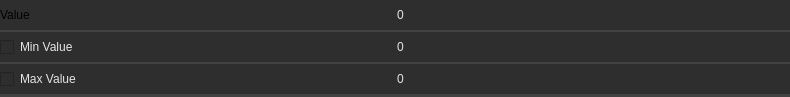
<?xml version="1.0" encoding="UTF-8"?>
<ui version="4.0">
 <class>Widget</class>
 <widget class="QWidget" name="Widget">
  <property name="geometry">
   <rect>
    <x>0</x>
    <y>0</y>
    <width>790</width>
    <height>97</height>
   </rect>
  </property>
  <property name="minimumSize">
   <size>
    <width>0</width>
    <height>0</height>
   </size>
  </property>
  <property name="maximumSize">
   <size>
    <width>16777215</width>
    <height>97</height>
   </size>
  </property>
  <property name="windowTitle">
   <string>Form</string>
  </property>
  <property name="styleSheet">
   <string notr="true">.QWidget {
    font: 580 10pt &quot;Segoe UI&quot;;
    border: 2px solid black;
    border-radius: 0px;
    border-left: 0px;
    border-right: 0px;
	border-top: 0px;
    border-color: rgba(66, 66, 66, 255);
    padding: 8px;
    padding-left: 6px;
    padding-right: 6px;
    color: #e5e5e5;
    background-color: #2e2e2e;
}

.QWidget::hover {
}
.QWidget::selected {
    background-color: #515965;
}</string>
  </property>
  <layout class="QVBoxLayout" name="verticalLayout">
   <property name="spacing">
    <number>0</number>
   </property>
   <property name="leftMargin">
    <number>0</number>
   </property>
   <property name="topMargin">
    <number>0</number>
   </property>
   <property name="rightMargin">
    <number>0</number>
   </property>
   <property name="bottomMargin">
    <number>0</number>
   </property>
   <item>
    <widget class="QFrame" name="frame">
     <property name="maximumSize">
      <size>
       <width>16777215</width>
       <height>32</height>
      </size>
     </property>
     <property name="styleSheet">
      <string notr="true">.QFrame {
    font: 580 10pt &quot;Segoe UI&quot;;
    border: 2px solid black;
    border-radius: 0px;
    border-left: 0px;
    border-right: 0px;
	border-top: 0px;
    border-color: rgba(66, 66, 66, 255);
    color: #e5e5e5;
    background-color: #2e2e2e;
}

.QFrame::hover {
}
.QFrame::selected {
    background-color: #515965;
}</string>
     </property>
     <property name="frameShape">
      <enum>QFrame::StyledPanel</enum>
     </property>
     <property name="frameShadow">
      <enum>QFrame::Raised</enum>
     </property>
     <property name="lineWidth">
      <number>0</number>
     </property>
     <layout class="QHBoxLayout" name="horizontalLayout_2">
      <property name="spacing">
       <number>0</number>
      </property>
      <property name="leftMargin">
       <number>0</number>
      </property>
      <property name="topMargin">
       <number>0</number>
      </property>
      <property name="rightMargin">
       <number>0</number>
      </property>
      <property name="bottomMargin">
       <number>0</number>
      </property>
      <item>
       <widget class="QLabel" name="label">
        <property name="styleSheet">
         <string notr="true">border:0px;
background-color: rgba(255, 255, 255, 0);
font: 8pt &quot;Segoe UI&quot;;

</string>
        </property>
        <property name="text">
         <string>Value</string>
        </property>
       </widget>
      </item>
      <item>
       <widget class="QSpinBox" name="value_spinBox">
        <property name="enabled">
         <bool>true</bool>
        </property>
        <property name="minimumSize">
         <size>
          <width>0</width>
          <height>0</height>
         </size>
        </property>
        <property name="styleSheet">
         <string notr="true">QSpinBox {
    font: 580 8pt &quot;Segoe UI&quot;;
    border: 2px solid black;
    border-radius: 2px;
    border-color: rgba(94, 94, 94, 255);
    color: #e5e5e5;
    background-color: #2e2e2e;
    border: 0px;
}

QSpinBox:focus {
}

QSpinBox:hover {
}

QSpinBox:pressed {
    background-color: #252525;
}

QSpinBox:disabled {
	color: rgba(135, 135, 135, 100);
}


QSpinBox::up-button {
    border: 0px solid black;
    subcontrol-origin: border;
    subcontrol-position: top right;
    border-left: 2px solid black;
    border-bottom: 0px solid black;
    border-top-right-radius: 2px;
    border-color: rgba(94, 94, 94, 255);
    width: 16px;
    margin: 0px;
    border: 0px;
}

QSpinBox::up-arrow {
    image: url(://icons/arrow_drop_up_24dp.svg);
    width: 20px;
    height: 20px;
}

QSpinBox::down-button {
    subcontrol-origin: border;
    subcontrol-position: bottom right;
    border: 0px solid black;
    border-left: 2px solid black;
    border-top: 2px solid black;
    border-bottom-right-radius: 2px;
    border-color: rgba(94, 94, 94, 255);
    width: 16px;
    margin: 0px;
    border: 0px;
}

QSpinBox::down-arrow {
    image: url(://icons/arrow_drop_down_16dp.svg);
    width: 20px;
    height: 20px;
}</string>
        </property>
        <property name="minimum">
         <number>-99999999</number>
        </property>
        <property name="maximum">
         <number>99999999</number>
        </property>
       </widget>
      </item>
     </layout>
    </widget>
   </item>
   <item>
    <widget class="QFrame" name="frame_2">
     <property name="maximumSize">
      <size>
       <width>16777215</width>
       <height>32</height>
      </size>
     </property>
     <property name="styleSheet">
      <string notr="true">.QFrame {
    font: 580 10pt &quot;Segoe UI&quot;;
    border: 2px solid black;
    border-radius: 0px;
    border-left: 0px;
    border-right: 0px;
	border-top: 0px;
    border-color: rgba(66, 66, 66, 255);
    color: #e5e5e5;
    background-color: #2e2e2e;
}

.QFrame::hover {
}
.QFrame::selected {
    background-color: #515965;
}</string>
     </property>
     <property name="frameShape">
      <enum>QFrame::StyledPanel</enum>
     </property>
     <property name="frameShadow">
      <enum>QFrame::Raised</enum>
     </property>
     <property name="lineWidth">
      <number>0</number>
     </property>
     <layout class="QHBoxLayout" name="horizontalLayout_7">
      <property name="spacing">
       <number>0</number>
      </property>
      <property name="leftMargin">
       <number>0</number>
      </property>
      <property name="topMargin">
       <number>0</number>
      </property>
      <property name="rightMargin">
       <number>0</number>
      </property>
      <property name="bottomMargin">
       <number>0</number>
      </property>
      <item>
       <widget class="QCheckBox" name="min_checkBox">
        <property name="styleSheet">
         <string notr="true">QCheckBox {
    font: 580 8pt &quot;Segoe UI&quot;;
    border-radius: 0px;
    border-color: rgba(94, 94, 94, 255);
    height:4px;
    color: #e5e5e5;
    background-color: #2e2e2e;
	border:0px;
}

QCheckBox::indicator:unchecked {
    image: url(://icons/check_box_outline_blank_16dp.svg);
}

QCheckBox::indicator:checked {
    image: url(://icons/select_check_box_16dp.svg);
}</string>
        </property>
        <property name="text">
         <string>Min Value</string>
        </property>
       </widget>
      </item>
      <item>
       <widget class="QSpinBox" name="min_spinBox">
        <property name="styleSheet">
         <string notr="true">QSpinBox {
    font: 580 8pt &quot;Segoe UI&quot;;
    border: 2px solid black;
    border-radius: 2px;
    border-color: rgba(94, 94, 94, 255);
    color: #e5e5e5;
    background-color: #2e2e2e;
    border: 0px;
}

QSpinBox:focus {
}

QSpinBox:hover {
}

QSpinBox:pressed {
    background-color: #252525;
}

QSpinBox:disabled {
	color: rgba(135, 135, 135, 100);
}


QSpinBox::up-button {
    border: 0px solid black;
    subcontrol-origin: border;
    subcontrol-position: top right;
    border-left: 2px solid black;
    border-bottom: 0px solid black;
    border-top-right-radius: 2px;
    border-color: rgba(94, 94, 94, 255);
    width: 16px;
    margin: 0px;
    border: 0px;
}

QSpinBox::up-arrow {
    image: url(://icons/arrow_drop_up_24dp.svg);
    width: 20px;
    height: 20px;
}

QSpinBox::down-button {
    subcontrol-origin: border;
    subcontrol-position: bottom right;
    border: 0px solid black;
    border-left: 2px solid black;
    border-top: 2px solid black;
    border-bottom-right-radius: 2px;
    border-color: rgba(94, 94, 94, 255);
    width: 16px;
    margin: 0px;
    border: 0px;
}

QSpinBox::down-arrow {
    image: url(://icons/arrow_drop_down_16dp.svg);
    width: 20px;
    height: 20px;
}</string>
        </property>
        <property name="minimum">
         <number>-99999999</number>
        </property>
        <property name="maximum">
         <number>99999999</number>
        </property>
       </widget>
      </item>
     </layout>
    </widget>
   </item>
   <item>
    <widget class="QFrame" name="frame_3">
     <property name="maximumSize">
      <size>
       <width>16777215</width>
       <height>32</height>
      </size>
     </property>
     <property name="styleSheet">
      <string notr="true">.QFrame {
    font: 580 10pt &quot;Segoe UI&quot;;
    border: 2px solid black;
    border-radius: 0px;
    border-left: 0px;
    border-right: 0px;
	border-top: 0px;
    border-color: rgba(66, 66, 66, 255);
    color: #e5e5e5;
    background-color: #2e2e2e;
}

.QFrame::hover {
}
.QFrame::selected {
    background-color: #515965;
}</string>
     </property>
     <property name="frameShape">
      <enum>QFrame::StyledPanel</enum>
     </property>
     <property name="frameShadow">
      <enum>QFrame::Raised</enum>
     </property>
     <property name="lineWidth">
      <number>0</number>
     </property>
     <layout class="QHBoxLayout" name="horizontalLayout_8">
      <property name="spacing">
       <number>0</number>
      </property>
      <property name="leftMargin">
       <number>0</number>
      </property>
      <property name="topMargin">
       <number>0</number>
      </property>
      <property name="rightMargin">
       <number>0</number>
      </property>
      <property name="bottomMargin">
       <number>0</number>
      </property>
      <item>
       <widget class="QCheckBox" name="max_checkBox">
        <property name="styleSheet">
         <string notr="true">QCheckBox {
    font: 580 8pt &quot;Segoe UI&quot;;
    border-radius: 0px;
    border-color: rgba(94, 94, 94, 255);
    height:4px;
    color: #e5e5e5;
    background-color: #2e2e2e;
	border:0px;
}

QCheckBox::indicator:unchecked {
    image: url(://icons/check_box_outline_blank_16dp.svg);
}

QCheckBox::indicator:checked {
    image: url(://icons/select_check_box_16dp.svg);
}</string>
        </property>
        <property name="text">
         <string>Max Value</string>
        </property>
       </widget>
      </item>
      <item>
       <widget class="QSpinBox" name="max_spinBox">
        <property name="enabled">
         <bool>true</bool>
        </property>
        <property name="styleSheet">
         <string notr="true">QSpinBox {
    font: 580 8pt &quot;Segoe UI&quot;;
    border: 2px solid black;
    border-radius: 2px;
    border-color: rgba(94, 94, 94, 255);
    color: #e5e5e5;
    background-color: #2e2e2e;
    border: 0px;
}

QSpinBox:focus {
}

QSpinBox:hover {
}

QSpinBox:pressed {
    background-color: #252525;
}

QSpinBox:disabled {
	color: rgba(135, 135, 135, 100);
}


QSpinBox::up-button {
    border: 0px solid black;
    subcontrol-origin: border;
    subcontrol-position: top right;
    border-left: 2px solid black;
    border-bottom: 0px solid black;
    border-top-right-radius: 2px;
    border-color: rgba(94, 94, 94, 255);
    width: 16px;
    margin: 0px;
    border: 0px;
}

QSpinBox::up-arrow {
    image: url(://icons/arrow_drop_up_24dp.svg);
    width: 20px;
    height: 20px;
}

QSpinBox::down-button {
    subcontrol-origin: border;
    subcontrol-position: bottom right;
    border: 0px solid black;
    border-left: 2px solid black;
    border-top: 2px solid black;
    border-bottom-right-radius: 2px;
    border-color: rgba(94, 94, 94, 255);
    width: 16px;
    margin: 0px;
    border: 0px;
}

QSpinBox::down-arrow {
    image: url(://icons/arrow_drop_down_16dp.svg);
    width: 20px;
    height: 20px;
}</string>
        </property>
        <property name="minimum">
         <number>-99999999</number>
        </property>
        <property name="maximum">
         <number>99999999</number>
        </property>
       </widget>
      </item>
     </layout>
    </widget>
   </item>
  </layout>
 </widget>
 <resources/>
 <connections/>
</ui>
